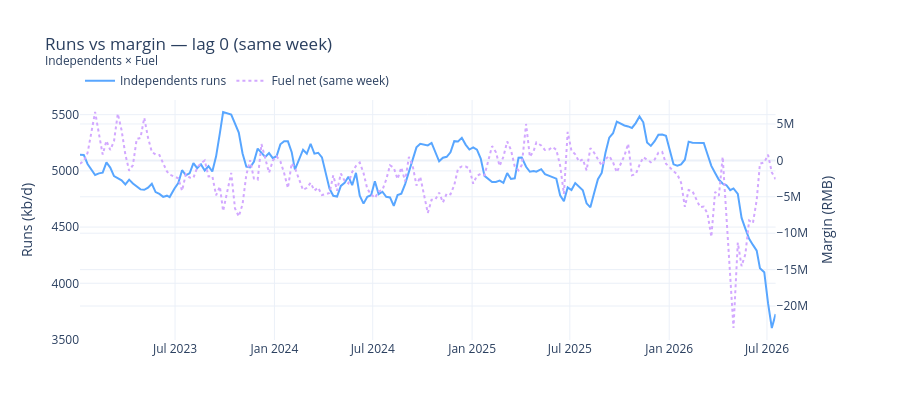
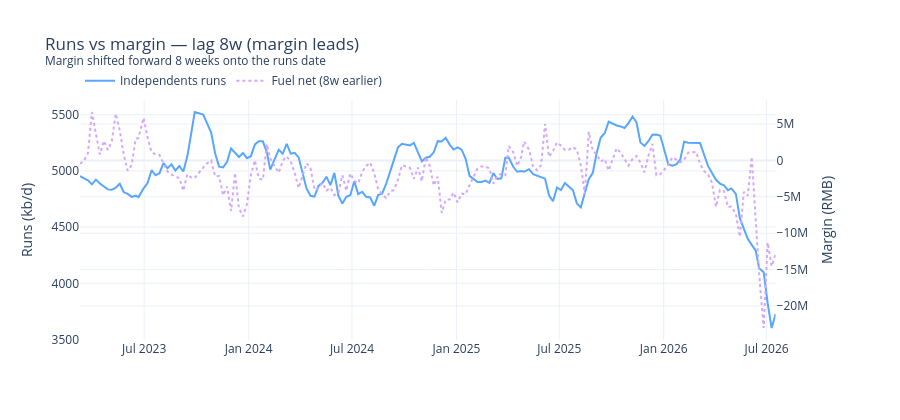

Notebook cell for these charts, in order:
### Markdown cell above
### Runs vs margin — best-lag overlay

Same dual-axis chart as the dashboard, but the margin series is shifted forward by the best lag so it sits on the week when runs are expected to react. Side-by-side with lag 0 for visual comparison.

### Code cell
def overlay_runs_margin(
    df: pd.DataFrame,
    *,
    margin_col: str,
    title: str,
    margin_name: str,
    ylab: str,
) -> go.Figure:
    """Dual-axis runs vs margin; margin_col is 'margin' or 'margin_lagged'."""
    fig = make_subplots(specs=[[{"secondary_y": True}]])
    fig.add_trace(
        go.Scatter(
            x=df["week_start"],
            y=df["runs_kbd"],
            name=f"{FOCUS_RUNS} runs",
            line=dict(color="#58a6ff", width=2),
        ),
        secondary_y=False,
    )
    fig.add_trace(
        go.Scatter(
            x=df["week_start"],
            y=df[margin_col],
            name=margin_name,
            line=dict(color="#d2a8ff", width=2, dash="dot"),
        ),
        secondary_y=True,
    )
    fig.update_layout(
        title=title,
        hovermode="x unified",
        template="plotly_white",
        height=420,
        legend=dict(orientation="h", yanchor="bottom", y=1.02),
    )
    fig.update_yaxes(title_text="Runs (kb/d)", secondary_y=False)
    fig.update_yaxes(title_text=f"Margin ({ylab})", secondary_y=True)
    return fig


short = SHORT.get(FOCUS_REFINERY, FOCUS_REFINERY)

# Lag 0: both series on their native week
overlay_runs_margin(
    focus,
    margin_col="margin",
    title=f"Runs vs margin — lag 0 (same week)<br><sup>{FOCUS_RUNS} × {short}</sup>",
    margin_name=f"{short} {FOCUS_METRIC} (same week)",
    ylab=ylab,
).show()

# Best lag: margin from t−L plotted on week t (when runs react)
overlay_runs_margin(
    lagged,
    margin_col="margin_lagged",
    title=(
        f"Runs vs margin — lag {best_lag}w (margin leads)"
        f"<br><sup>Margin shifted forward {best_lag} weeks onto the runs date</sup>"
    ),
    margin_name=f"{short} {FOCUS_METRIC} ({best_lag}w earlier)",
    ylab=ylab,
).show()

print(
    f"Aligned weeks after lag {best_lag}w: {len(lagged)}  "
    f"({lagged['week_start'].min().date()} → {lagged['week_start'].max().date()})"
)

### Figure 1 — Plotly figure (JSON) as saved in the notebook; plotly's stock layout.template omitted (floating-point values rounded to 4 significant figures; data arrays with more than 128 entries replaced by an {"elided": "..."} marker saying what was removed)
{"data": [{"line": {"color": "#58a6ff", "width": 2}, "name": "Independents runs", "type": "scatter", "x": {"elided": "176 str values"}, "xaxis": "x", "y": {"elided": "176 float values"}, "yaxis": "y"}, {"line": {"color": "#d2a8ff", "dash": "dot", "width": 2}, "name": "Fuel net (same week)", "type": "scatter", "x": {"elided": "176 str values"}, "xaxis": "x", "y": {"elided": "176 float values"}, "yaxis": "y2"}], "layout": {"height": 420, "hovermode": "x unified", "legend": {"orientation": "h", "y": 1.02, "yanchor": "bottom"}, "title": {"text": "Runs vs margin — lag 0 (same week)<br><sup>Independents × Fuel</sup>"}, "xaxis": {"anchor": "y", "domain": [0, 0.94]}, "yaxis": {"anchor": "x", "domain": [0, 1], "title": {"text": "Runs (kb/d)"}}, "yaxis2": {"anchor": "x", "overlaying": "y", "side": "right", "title": {"text": "Margin (RMB)"}}}}

### Figure 2 — Plotly figure (JSON) as saved in the notebook; plotly's stock layout.template omitted (floating-point values rounded to 4 significant figures; data arrays with more than 128 entries replaced by an {"elided": "..."} marker saying what was removed)
{"data": [{"line": {"color": "#58a6ff", "width": 2}, "name": "Independents runs", "type": "scatter", "x": {"elided": "168 str values"}, "xaxis": "x", "y": {"elided": "168 float values"}, "yaxis": "y"}, {"line": {"color": "#d2a8ff", "dash": "dot", "width": 2}, "name": "Fuel net (8w earlier)", "type": "scatter", "x": {"elided": "168 str values"}, "xaxis": "x", "y": {"elided": "168 float values"}, "yaxis": "y2"}], "layout": {"height": 420, "hovermode": "x unified", "legend": {"orientation": "h", "y": 1.02, "yanchor": "bottom"}, "title": {"text": "Runs vs margin — lag 8w (margin leads)<br><sup>Margin shifted forward 8 weeks onto the runs date</sup>"}, "xaxis": {"anchor": "y", "domain": [0, 0.94]}, "yaxis": {"anchor": "x", "domain": [0, 1], "title": {"text": "Runs (kb/d)"}}, "yaxis2": {"anchor": "x", "overlaying": "y", "side": "right", "title": {"text": "Margin (RMB)"}}}}
